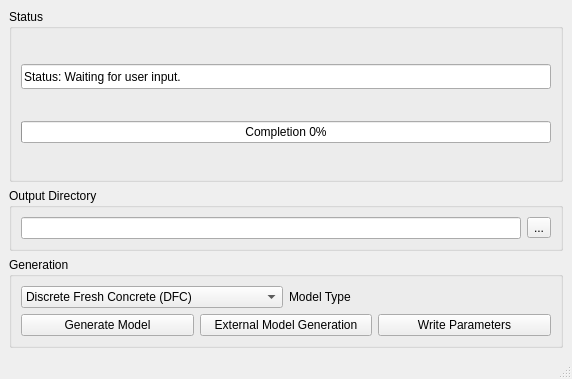
<?xml version="1.0" encoding="UTF-8"?>
<ui version="4.0">
 <class>MainWindow</class>
 <widget class="QMainWindow" name="MainWindow">
  <property name="geometry">
   <rect>
    <x>0</x>
    <y>0</y>
    <width>572</width>
    <height>379</height>
   </rect>
  </property>
  <property name="sizePolicy">
   <sizepolicy hsizetype="Expanding" vsizetype="Minimum">
    <horstretch>0</horstretch>
    <verstretch>0</verstretch>
   </sizepolicy>
  </property>
  <property name="minimumSize">
   <size>
    <width>0</width>
    <height>0</height>
   </size>
  </property>
  <property name="windowTitle">
   <string>MainWindow</string>
  </property>
  <widget class="QWidget" name="centralwidget">
   <property name="sizePolicy">
    <sizepolicy hsizetype="Expanding" vsizetype="MinimumExpanding">
     <horstretch>0</horstretch>
     <verstretch>0</verstretch>
    </sizepolicy>
   </property>
   <property name="minimumSize">
    <size>
     <width>0</width>
     <height>0</height>
    </size>
   </property>
   <layout class="QGridLayout" name="gridLayout_4">
    <item row="0" column="0">
     <widget class="QGroupBox" name="groupBox">
      <property name="title">
       <string>Status</string>
      </property>
      <layout class="QGridLayout" name="gridLayout">
       <item row="0" column="0">
        <widget class="QLineEdit" name="statusWindow">
         <property name="enabled">
          <bool>true</bool>
         </property>
         <property name="sizePolicy">
          <sizepolicy hsizetype="Expanding" vsizetype="MinimumExpanding">
           <horstretch>0</horstretch>
           <verstretch>0</verstretch>
          </sizepolicy>
         </property>
         <property name="minimumSize">
          <size>
           <width>0</width>
           <height>25</height>
          </size>
         </property>
         <property name="maximumSize">
          <size>
           <width>16777215</width>
           <height>25</height>
          </size>
         </property>
         <property name="cursor">
          <cursorShape>BlankCursor</cursorShape>
         </property>
         <property name="text">
          <string>Status: Waiting for user input.</string>
         </property>
         <property name="frame">
          <bool>true</bool>
         </property>
         <property name="readOnly">
          <bool>true</bool>
         </property>
        </widget>
       </item>
       <item row="1" column="0">
        <widget class="QProgressBar" name="progressBar">
         <property name="sizePolicy">
          <sizepolicy hsizetype="Expanding" vsizetype="Fixed">
           <horstretch>0</horstretch>
           <verstretch>0</verstretch>
          </sizepolicy>
         </property>
         <property name="minimumSize">
          <size>
           <width>0</width>
           <height>20</height>
          </size>
         </property>
         <property name="value">
          <number>0</number>
         </property>
         <property name="textVisible">
          <bool>true</bool>
         </property>
         <property name="format">
          <string>Completion %p%</string>
         </property>
        </widget>
       </item>
      </layout>
     </widget>
    </item>
    <item row="1" column="0">
     <widget class="QGroupBox" name="groupBox_2">
      <property name="title">
       <string>Output Directory</string>
      </property>
      <layout class="QGridLayout" name="gridLayout_2">
       <item row="0" column="0">
        <layout class="QHBoxLayout" name="horizontalLayout_2">
         <item>
          <widget class="QLineEdit" name="outputDir">
           <property name="enabled">
            <bool>true</bool>
           </property>
           <property name="readOnly">
            <bool>false</bool>
           </property>
          </widget>
         </item>
         <item>
          <widget class="QToolButton" name="readDirButton">
           <property name="enabled">
            <bool>true</bool>
           </property>
           <property name="text">
            <string notr="true">...</string>
           </property>
          </widget>
         </item>
        </layout>
       </item>
      </layout>
     </widget>
    </item>
    <item row="2" column="0">
     <widget class="QGroupBox" name="groupBox_3">
      <property name="title">
       <string>Generation</string>
      </property>
      <layout class="QGridLayout" name="gridLayout_3">
       <item row="0" column="0" colspan="3">
        <layout class="QHBoxLayout" name="horizontalLayout">
         <item>
          <widget class="QComboBox" name="modelType">
           <item>
            <property name="text">
             <string>Discrete Fresh Concrete (DFC)</string>
            </property>
           </item>
          </widget>
         </item>
         <item>
          <widget class="QLabel" name="label">
           <property name="text">
            <string>Model Type</string>
           </property>
          </widget>
         </item>
        </layout>
       </item>
       <item row="1" column="0">
        <widget class="QPushButton" name="generate">
         <property name="enabled">
          <bool>true</bool>
         </property>
         <property name="sizePolicy">
          <sizepolicy hsizetype="Preferred" vsizetype="Fixed">
           <horstretch>0</horstretch>
           <verstretch>0</verstretch>
          </sizepolicy>
         </property>
         <property name="minimumSize">
          <size>
           <width>100</width>
           <height>20</height>
          </size>
         </property>
         <property name="text">
          <string>Generate Model</string>
         </property>
         <property name="autoDefault">
          <bool>false</bool>
         </property>
        </widget>
       </item>
       <item row="1" column="1">
        <widget class="QPushButton" name="externalGenerate">
         <property name="enabled">
          <bool>true</bool>
         </property>
         <property name="sizePolicy">
          <sizepolicy hsizetype="Preferred" vsizetype="Fixed">
           <horstretch>0</horstretch>
           <verstretch>0</verstretch>
          </sizepolicy>
         </property>
         <property name="minimumSize">
          <size>
           <width>100</width>
           <height>20</height>
          </size>
         </property>
         <property name="text">
          <string>External Model Generation</string>
         </property>
         <property name="autoDefault">
          <bool>false</bool>
         </property>
        </widget>
       </item>
       <item row="1" column="2">
        <widget class="QPushButton" name="writePara">
         <property name="enabled">
          <bool>true</bool>
         </property>
         <property name="sizePolicy">
          <sizepolicy hsizetype="Preferred" vsizetype="Fixed">
           <horstretch>0</horstretch>
           <verstretch>0</verstretch>
          </sizepolicy>
         </property>
         <property name="minimumSize">
          <size>
           <width>100</width>
           <height>20</height>
          </size>
         </property>
         <property name="text">
          <string>Write Parameters</string>
         </property>
         <property name="autoDefault">
          <bool>false</bool>
         </property>
        </widget>
       </item>
      </layout>
     </widget>
    </item>
   </layout>
  </widget>
  <widget class="QMenuBar" name="menubar">
   <property name="geometry">
    <rect>
     <x>0</x>
     <y>0</y>
     <width>572</width>
     <height>21</height>
    </rect>
   </property>
  </widget>
  <widget class="QStatusBar" name="statusbar"/>
 </widget>
 <resources/>
 <connections/>
</ui>
